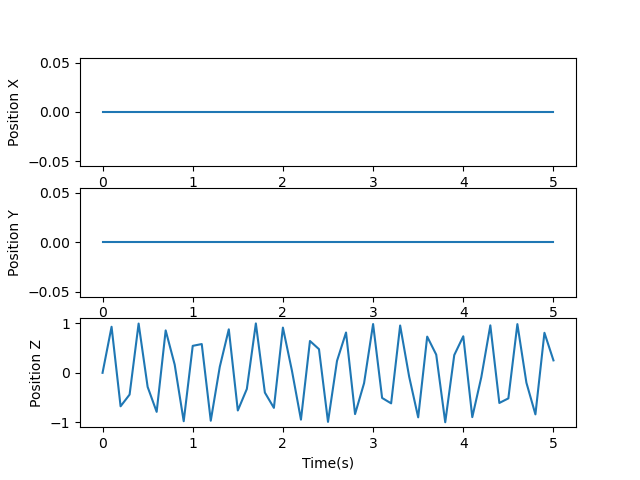

Write Python code to recreate this figure.
import math 
import numpy
from matplotlib import pyplot as plt
from itertools import count, takewhile
from numpy import array

def frange(start, stop, step):
	return takewhile(lambda x: x< stop, count(start, step))


############## Please, enter your input parameters here  ########
## Driver Input Variables
driver_id = 0
driver_type = surface #"stl_mesh" "surface"
driver_center = array([0.0,0.0,0.0])
driver_offset = array([0.0,0.0,0.0])

driver_stl_filename = "test.stl" 

time_start = 0.
time_end = 5.
dt = 1.0e-1

### Shaker Input Variaple
amplitude = 1.0
omega = 1.0e9
directions = array([0.0,0.0,1.0]) # Z

print("Driver Id     -> " + str(driver_id))
print("Driver type   -> " + str(driver_type))
print("Driver center -> [" + str(driver_center[0]) + "," + str(driver_center[1]) + "," + str(driver_center[2]) + "] ")
print("Time          -> [" + str(time_start) + ":" + str(time_end) + "]")
print("Delta t       -> " + str(dt))

if(driver_type == "stl_mesh"): print("STL File is " + driver_stl_filename)

print()
print()
print("Please, copy these lines into your input file (.msp):")
print()
print()

################# Do not touche ################################
if(time_end <= time_start):
	print("Wrong time definition")

if(omega == 0.0):
	print("Warning, omega is equal to 0")

if(amplitude == 0.0):
	print("Warning, the amplitude is equal to 0")

def check_type(dtype):
	if(dtype == "surface"): return True
	if(dtype == "stl_mesh"): return True
	if(dtype == "ball"): return True
	if(dtype == "cylinder"): return True
	return False


def register_type(dtype):
	tmpStr = "register_" + dtype
	return tmpStr


if(not check_type(driver_type)):
	print("Wrong driver type")

## init output streams
position_values = ""
time_values = ""

## get number of timestep
size = int((time_end - time_start) / dt + 1)



if(driver_type != "surface"):
	## Init arrays to displays values
	px = numpy.zeros(size)
	py = numpy.zeros(size)
	pz = numpy.zeros(size)

	for t in range(size):
		time = float(t) * dt + time_start
		## positions
		signal = amplitude * math.sin( omega * time )
		position_value = driver_center + float(signal) * directions
		px[t] = position_value[0]
		py[t] = position_value[1]
		pz[t] = position_value[2]
		tmpStr = " [" + str(position_value[0]) + "," + str(position_value[1]) + "," + str(position_value[2]) + "] ,"
		position_values += tmpStr
		## time
		time_values += " " + str( time ) + " ,"

	time_values = time_values[:-1]
	position_values = position_values[:-1]

	print("+setup_driver:")
	print("  - " + register_type(driver_type) + ":")
	print("     id: " + str(driver_id))
	if(driver_type == "stl_mesh"): print("     filename: " + driver_stl_filename)
	print("     state: { center: [" + str(driver_center[0]) + "," + str(driver_center[1]) + "," + str(driver_center[2]) + "] }" )
	print("     params:")
	print("        motion_type: TABULATED")
	print("        time: [" + time_values +"]")
	print("        positions: [" + position_values + "]")


	## save plot
	fig, (ax, ay, az) = plt.subplots(3)
	Time = numpy.arange(0,size)
	Time = Time * dt + time_start
	ax.set_ylabel("Position X")
	ay.set_ylabel("Position Y")
	az.set_ylabel("Position Z")
	ax.set_xlabel("Time(s)")
	ay.set_xlabel("Time(s)")
	az.set_xlabel("Time(s)")
	ax.plot(Time, px)
	ay.plot(Time, py)
	az.plot(Time, pz)
	plt.savefig("shaker.png")
